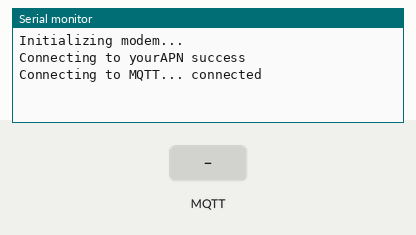
Simulated run of this sketch. Board: Arduino Mega 2560, built with avr-gcc and run on an emulated ATmega2560. Shown: the last lines printed to the serial monitor. The inputs (shaded band) are chosen by the test bench. No MQTT or app messages arrive unless stated.

Above: at 4.2 s.
4.3 s: MQTT message "1" arrives on the first subscribed topic
At 5.4 s:
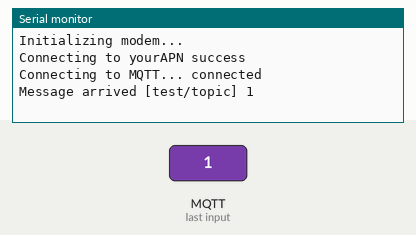
5.8 s: MQTT message "on" arrives on the first subscribed topic
At 6.5 s:
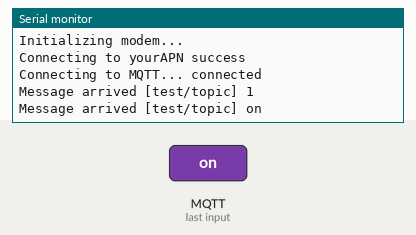
7.3 s: MQTT message "off" arrives on the first subscribed topic
At 7.7 s:
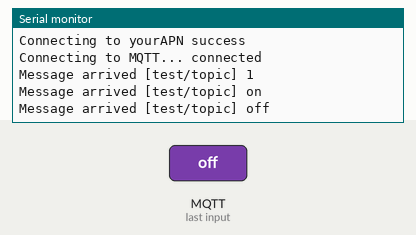

The sketch:

test_bio.ino
```cpp
#include <TinyGsmClient.h>
#include <PubSubClient.h>

// Вставьте настройки GSM модуля
#define MODEM_RST            5
#define MODEM_PWRKEY         4
#define MODEM_POWER_ON       23
#define MODEM_TX             27
#define MODEM_RX             26
#define SerialMon            Serial
#define SerialAT             Serial1

// Вставьте настройки вашей SIM карты
const char apn[]      = "yourAPN";
const char gprsUser[] = "";
const char gprsPass[] = "";

// Вставьте данные вашего MQTT брокера
const char* broker = "mqtt.example.com";
const char* topic = "test/topic";

// Вставьте данные вашего устройства
const char* mqttUser = "yourMQTTUsername";
const char* mqttPassword = "yourMQTTPassword";

// Инициализация библиотеки
TinyGsm modem(SerialAT);
TinyGsmClient client(modem);
PubSubClient mqtt(client);

void setup() {
  // Настройка последовательного монитора
  SerialMon.begin(115200);
  delay(10);

  // Настройка связи с GSM модулем
  SerialAT.begin(9600, SERIAL_8N1, MODEM_RX, MODEM_TX);
  delay(3000);

  // Настройка GSM модуля
  SerialMon.println("Initializing modem...");
  modem.restart();

  SerialMon.print("Connecting to ");
  SerialMon.print(apn);
  if (!modem.gprsConnect(apn, gprsUser, gprsPass)) {
    SerialMon.println(" fail");
    while (true);
  }
  SerialMon.println(" success");

  // Настройка MQTT
  mqtt.setServer(broker, 1883);
  mqtt.setCallback(mqttCallback);
}

void loop() {
  if (!mqtt.connected()) {
    reconnect();
  }
  mqtt.loop();
}

void reconnect() {
  while (!mqtt.connected()) {
    SerialMon.print("Connecting to MQTT...");
    if (mqtt.connect("ESP32Client", mqttUser, mqttPassword)) {
      SerialMon.println(" connected");
      mqtt.subscribe(topic);
    } else {
      SerialMon.print(" failed, rc=");
      SerialMon.print(mqtt.state());
      SerialMon.println(" try again in 5 seconds");
      delay(5000);
    }
  }
}

void mqttCallback(char* topic, byte* payload, unsigned int length) {
  SerialMon.print("Message arrived [");
  SerialMon.print(topic);
  SerialMon.print("] ");
  for (unsigned int i = 0; i < length; i++) {
    SerialMon.print((char)payload[i]);
  }
  SerialMon.println();
}
```

Measured:
- after the input at 4.3 s, the serial monitor: prints a new line at once (image 1)
- after the input at 5.8 s, the serial monitor: prints a new line at once (image 2)
- after the input at 7.3 s, the serial monitor: prints a new line at once (image 3)
